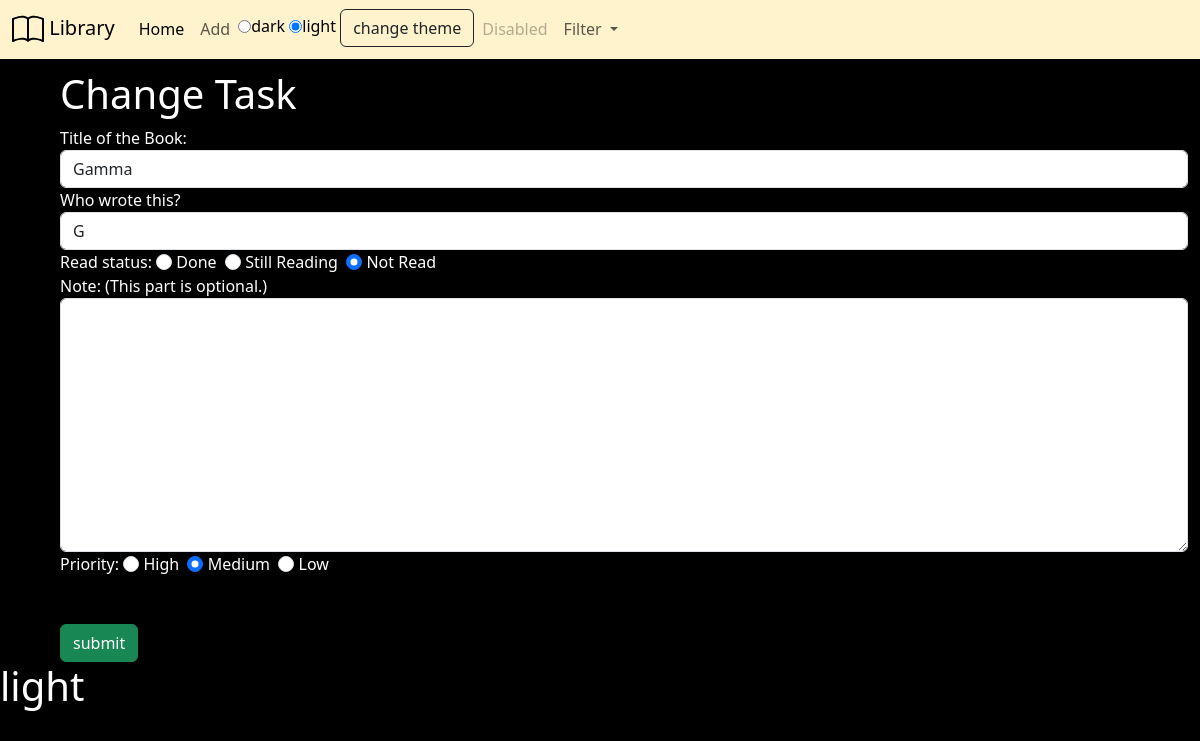
Before: /library/change/3 with the older database file.
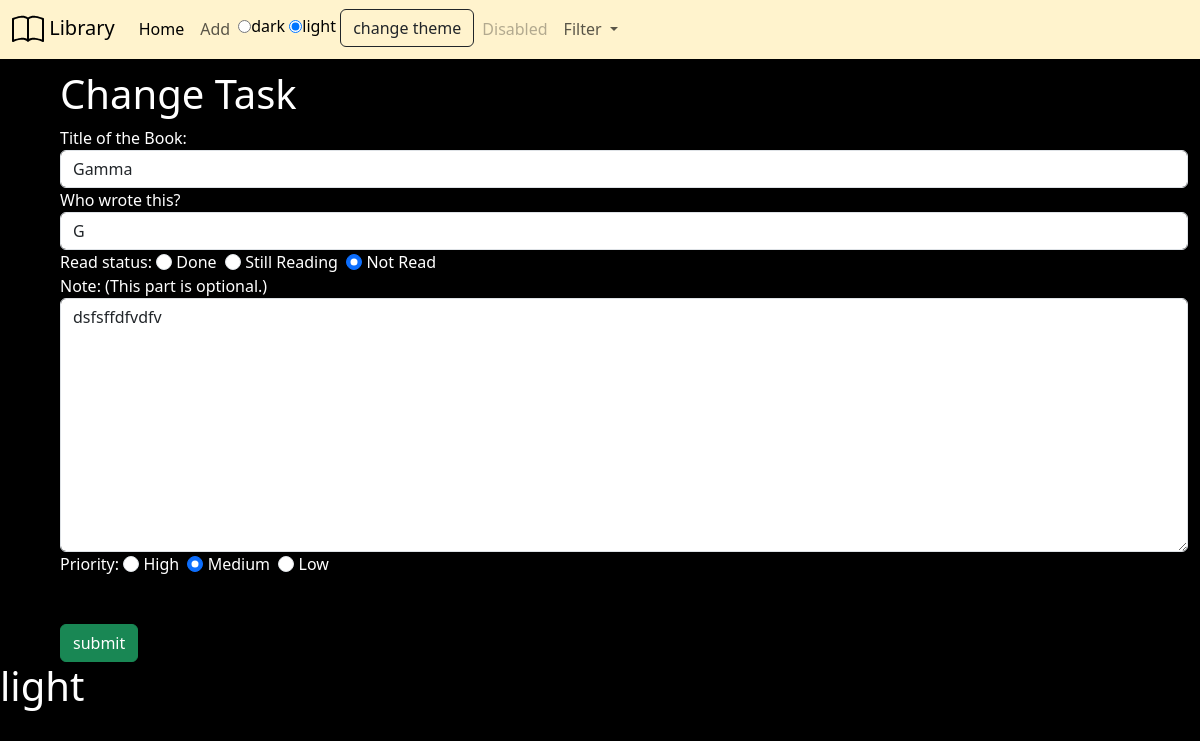
After: the same page with the newer database file.
### library/models.py (models this page shows, shortened)
class Book(models.Model):
    READING = [
        ('D', "Done"),
        ('SR' , "Still Reading"),
        ('NR' , "Not Read")
    ]
    title = models.CharField()
    author = models.CharField()
    read_status = models.CharField(
        max_length= 2,
        choices= READING, default='NR')
    added_date = models.DateTimeField(auto_now= True)
    note = models.TextField()
    RANKING = [
        (1 , 'High') ,
        (2 ,'Medium' ) ,
        (3 , 'Low') ,
    ]
    priority = models.IntegerField(
        choices= RANKING,default=3
    )

### library/views.py (the view)
# urls.py: path('change/<int:id>', views.change, name = 'change'),
def change(request, id):
    book = Book.objects.get(id = id)
    if request.method == "POST":
        form = BookForm(request.POST ,instance =book)
        if form.is_valid():
            form.save()
        return redirect('main')
    else:
        form = BookForm(instance=book)
        return render(request, 'library/change.html', {'form': form})

### library/form.py
class BookForm(forms.ModelForm):
    note = forms.CharField(required=False,widget=forms.Textarea({'class': 'form-control'}),help_text='(This part is optional.)')
    class Meta:
        model = Book
        fields = ['title', 'author',
                  'read_status', 'note', 'priority']
        labels = {
            'title': 'Title of the Book',
            'author': 'Who wrote this?',
        }
        widgets = {
            'title': forms.TextInput({
                'class': 'form-control'
            }),
            'author': forms.TextInput({
                'class': 'form-control'
            }),
            'read_status' : forms.RadioSelect(
                attrs={'class': 'form-check-input'}),
            'priority': forms.RadioSelect(
                attrs={'class': 'form-check-input'})
        }

### library/context_processors.py (called while the page is built)
def read_status(request):
    return {'status_choices': Book.READING}

def theme(request):
        return{'theme': request.COOKIES.get('theme', 'light')}

### library/templates/library/change.html (shortened to what this page needs)
{%extends 'base.html'%}
{%block content%}
<div class="container-fluid">
    <div class="row justify-content-center ps-5">
        <h1>Change Task</h1>
        <form action="" method="post">
            {{form.title.label_tag}}
            {{ form.title }}
            {{form.author.label_tag}}
            {{ form.author }}
            {{form.read_status.label_tag}}
            {% for read in form.read_status %}
                {{ read }}
            {% endfor %}
            <div>{{form.note.label_tag}}
                {{form.note.help_text}}
                {{form.note}}
            </div>
            {{form.priority.label_tag}}
            {% for ranking in form.priority %}
                {{ranking}}
            {%endfor%}
            <div><input class="btn btn-success mt-5" type="submit" value="submit"></div>
        </form>
    </div>
    </div>
{%endblock content%}

Changed rows visible on the page:
changed Book "Gamma": note (not shown) → "dsfsffdfvdfv"
